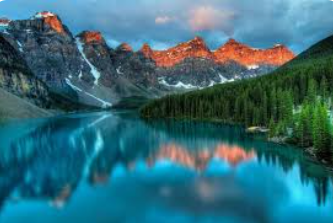
#> input picture Task_numpy/img_color.png, 333 x 223 px
$ python program.py
#> lines starting #> are read from the running program, lines starting #| are printed output that depends on the picture
from PIL import Image
import numpy as np
import matplotlib.pyplot as plt

img = Image.open('img_color.png')
#> img is the input picture: PIL image 333x223 RGBA; mean R, G, B, A 52.9, 107, 119, 255
img = np.array(img)
if img is None:
    raise ValueError("No image found")

#Divide into 3 matrices containing for each pixel what is the color value
redChannel = img[:, :, 0]
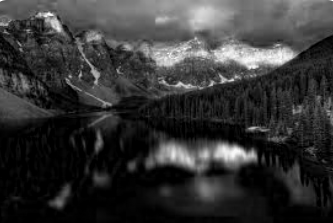
#> redChannel: shape (223, 333); min 0, max 255, mean 52.9
greenChannel = img[:, :, 1]
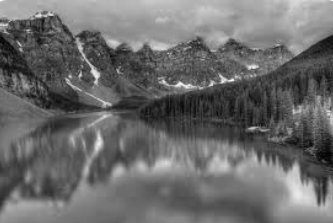
#> greenChannel: shape (223, 333); min 1, max 255, mean 107
blueChannel = img[:, :, 2]
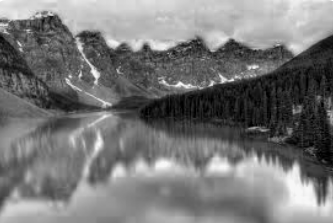
#> blueChannel: shape (223, 333); min 0, max 255, mean 119

histR,_ = np.histogram(redChannel, bins=256, range=(0, 255))
#> histR = 256 values, max 6833 at index 0, min 0 at index 248, mean 290.1
histG,_ = np.histogram(greenChannel, bins=256, range=(0, 255))
#> histG = 256 values, max 1247 at index 108, min 0 at index 0, mean 290.1
histB,_= np.histogram(blueChannel, bins=256, range=(0, 255))
#> histB = 256 values, max 936 at index 108, min 0 at index 248, mean 290.1

plt.figure(figsize=(10, 6))
plt.plot( np.arange(256) , histR, color='red', label='Red Channel')
plt.plot( np.arange(256) , histG, color='green', label='Green Channel')
plt.plot( np.arange(256) , histB, color='blue', label='Blue Channel')

#Creating the graph
plt.title('RGB Histogram')
plt.xlabel('Color Value (0-255)')
plt.ylabel('Pixel Count')
plt.legend()
plt.grid(True)

#Creating the graph image in the project folder
plt.savefig("output_histogram.png")
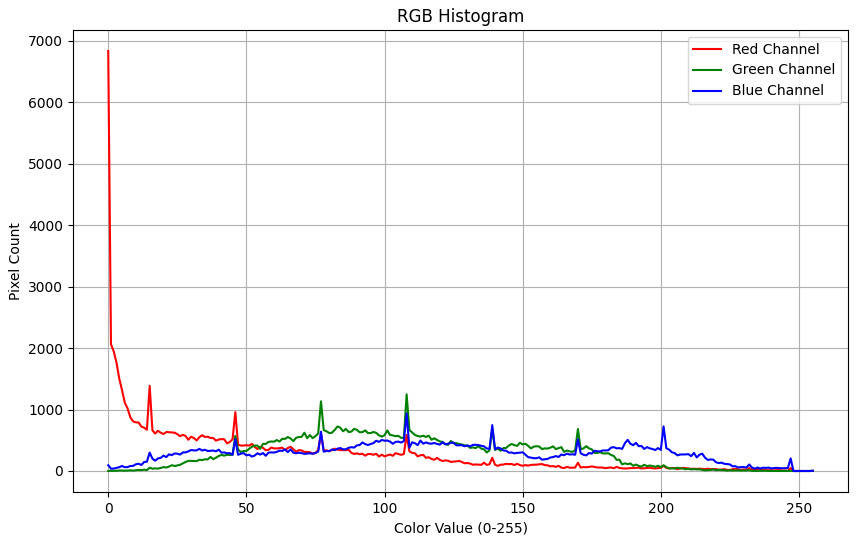
#> figure drawn by matplotlib, 1 panel; curve peaks at x = 0, y = 6833; curve peaks at x = 108, y = 1247; curve peaks at x = 108, y = 936
print("Histogram saved to output_histogram.png")
print("succeeded!!!!!")
